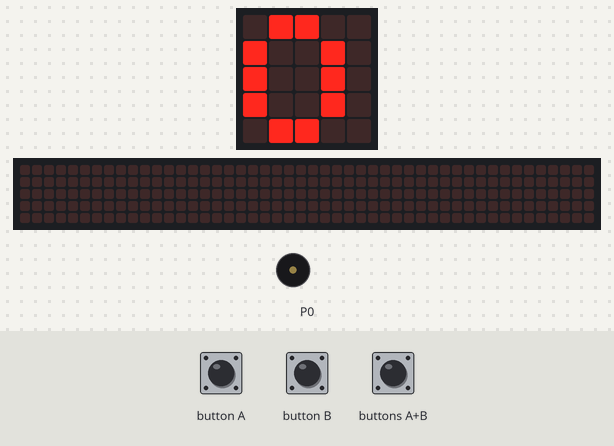
A program run on a simulated BBC micro:bit (MakeCode). Shown: the board's 5×5 LED display, a strip that is not on the board, showing the scrolling text unrolled, buzzer (waves = sounding). Inputs (shaded band) come from the test bench. The 48×5 strip is a reading aid, not a part: it shows the text the display is scrolling, unrolled, one strip-width of it at a time.

Above: at 1.9 s.
2.0 s: button B pressed for 0.15 s
At 2.22 s:
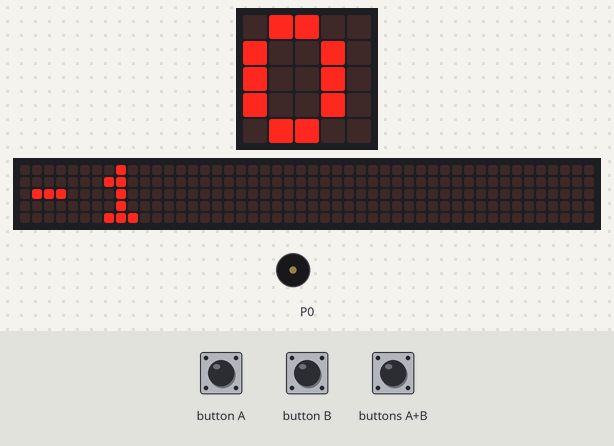
2.7 s: buttons A+B pressed for 0.15 s
3.4 s: button A pressed for 0.15 s
4.1 s: button A pressed for 0.15 s
4.8 s: buttons A+B pressed for 1 s
6.4 s: button A pressed for 0.15 s
At 7.8 s:
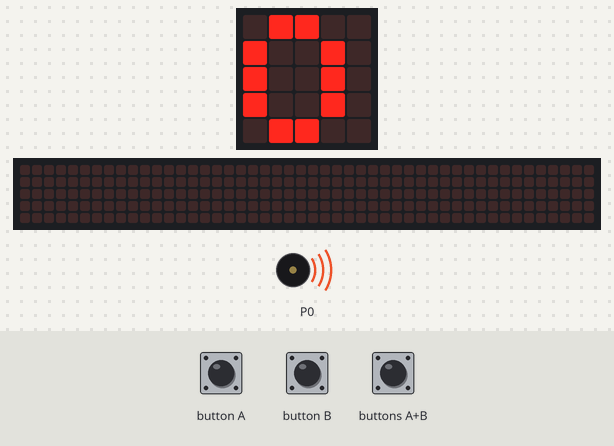
Timing chart, 0 to 8.1 s (numbered marks = the images above; inputs shaded):
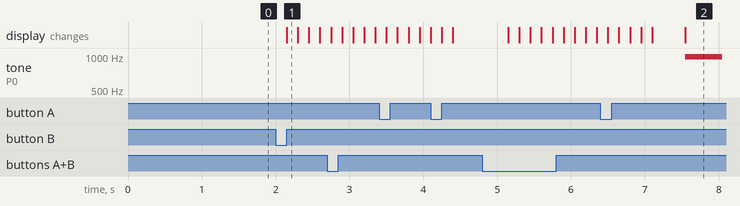

The program:

main.ts
```typescript
input.onButtonPressed(Button.A, function () {
    number += 1
    basic.showNumber(number)
})
input.onButtonPressed(Button.AB, function () {
    basic.showNumber(number)
    music.play(music.tonePlayable(988, music.beat(BeatFraction.Whole)), music.PlaybackMode.UntilDone)
    if (number == 1) {
        radio.sendString("a")
    }
    if (number == 2) {
        radio.sendString("b")
    }
    if (number == 3) {
        radio.sendString("c")
    }
    if (number == 4) {
        radio.sendString("d")
    }
    if (number == 5) {
        radio.sendString("e")
    }
    if (number == 6) {
        radio.sendString("f")
    }
    if (number == 7) {
        radio.sendString("g")
    }
    if (number == 8) {
        radio.sendString("h")
    }
    if (number == 9) {
        radio.sendString("i")
    }
    if (number == 10) {
        radio.sendString("j")
    }
    if (number == 11) {
        radio.sendString("k")
    }
    if (number == 12) {
        radio.sendString("l")
    }
    if (number == 13) {
        radio.sendString("m")
    }
    if (number == 14) {
        radio.sendString("n")
    }
    if (number == 15) {
        radio.sendString("o")
    }
    if (number == 16) {
        radio.sendString("p")
    }
    if (number == 17) {
        radio.sendString("q")
    }
    if (number == 18) {
        radio.sendString("r")
    }
    if (number == 19) {
        radio.sendString("s")
    }
    if (number == 20) {
        radio.sendString("t")
    }
    if (number == 21) {
        radio.sendString("u")
    }
    if (number == 22) {
        radio.sendString("v")
    }
    if (number == 23) {
        radio.sendString("w")
    }
    if (number == 24) {
        radio.sendString("x")
    }
    if (number == 25) {
        radio.sendString("y")
    }
    if (number == 26) {
        radio.sendString("z")
    }
    if (number == 27) {
        radio.sendString(",")
    }
    if (number == 28) {
        radio.sendString("")
    }
    if (number == 29) {

    }
})
input.onButtonPressed(Button.B, function () {
    number += -1
    basic.showNumber(number)
})
let number = 0
number = 0
radio.setGroup(140)
basic.showNumber(number)
```

test.ts
```typescript
// 在這裡測試；當此封包作為擴充功能時，將不會編譯此內容。
```

Measured:
- after the input at 2.0 s, the display: changes after 0.15 s (image 1)
